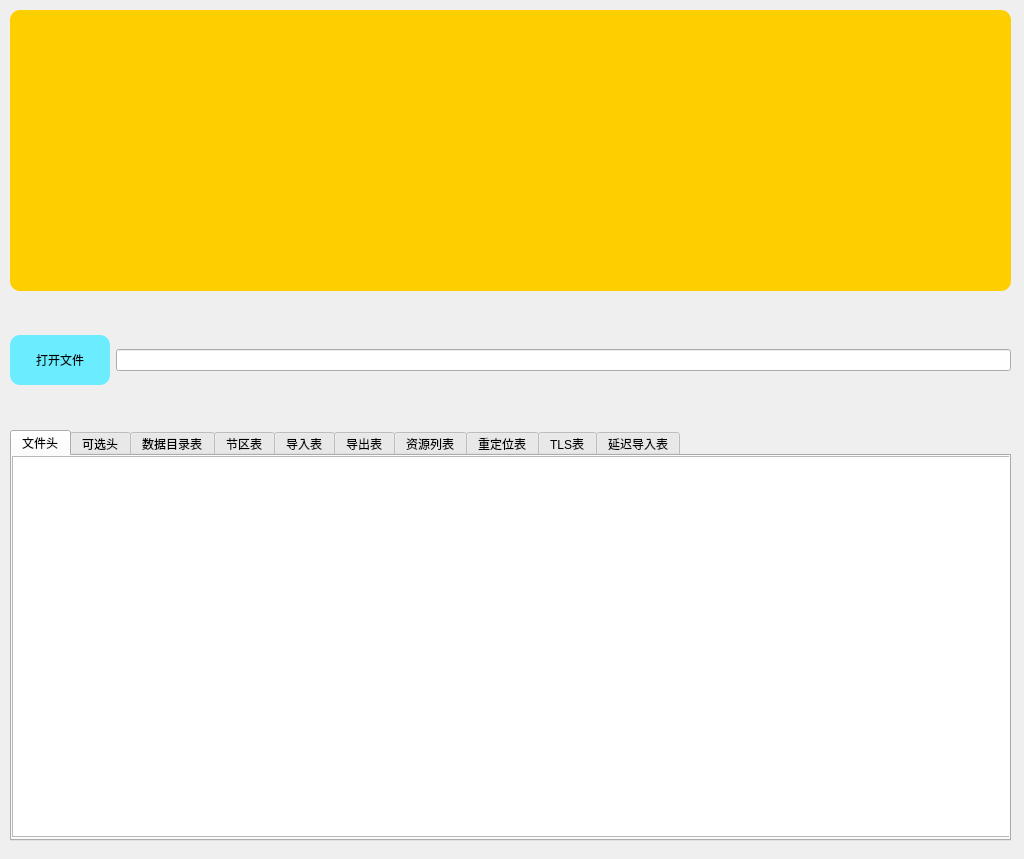
<?xml version="1.0" encoding="UTF-8"?>
<ui version="4.0">
 <class>PE_Dialog</class>
 <widget class="QDialog" name="PE_Dialog">
  <property name="geometry">
   <rect>
    <x>0</x>
    <y>0</y>
    <width>1024</width>
    <height>859</height>
   </rect>
  </property>
  <property name="windowTitle">
   <string>Dialog</string>
  </property>
  <property name="styleSheet">
   <string notr="true">QPushButton
{
	border-radius:10px;
	border-width:2px;
	
	background-color: rgb(107, 236, 255);
}

QPushButton:hover{
	
	background-color: rgb(105, 255, 88);
}

QLabel{
	border-width:2px;
	border-radius:10px;
	background-color: rgb(194, 255, 235);
	font: 14pt &quot;华文行楷&quot;;
}

QLabel:hover{
	
	background-color: rgb(255, 184, 234);
}</string>
  </property>
  <widget class="QWidget" name="horizontalLayoutWidget">
   <property name="geometry">
    <rect>
     <x>10</x>
     <y>300</y>
     <width>1001</width>
     <height>121</height>
    </rect>
   </property>
   <layout class="QHBoxLayout" name="horizontalLayout">
    <item>
     <widget class="QPushButton" name="button_openFile">
      <property name="sizePolicy">
       <sizepolicy hsizetype="Fixed" vsizetype="Fixed">
        <horstretch>100</horstretch>
        <verstretch>100</verstretch>
       </sizepolicy>
      </property>
      <property name="minimumSize">
       <size>
        <width>100</width>
        <height>50</height>
       </size>
      </property>
      <property name="text">
       <string>打开文件</string>
      </property>
     </widget>
    </item>
    <item>
     <widget class="QLineEdit" name="line_filename"/>
    </item>
   </layout>
  </widget>
  <widget class="QWidget" name="verticalLayoutWidget">
   <property name="geometry">
    <rect>
     <x>10</x>
     <y>10</y>
     <width>1001</width>
     <height>281</height>
    </rect>
   </property>
   <layout class="QVBoxLayout" name="verticalLayout">
    <item>
     <widget class="QLabel" name="label">
      <property name="styleSheet">
       <string notr="true">background-color: rgb(254,207, 0);</string>
      </property>
      <property name="text">
       <string/>
      </property>
      <property name="alignment">
       <set>Qt::AlignCenter</set>
      </property>
     </widget>
    </item>
   </layout>
  </widget>
  <widget class="QWidget" name="horizontalLayoutWidget_2">
   <property name="geometry">
    <rect>
     <x>10</x>
     <y>430</y>
     <width>1001</width>
     <height>411</height>
    </rect>
   </property>
   <layout class="QHBoxLayout" name="horizontalLayout_2">
    <item>
     <widget class="QTabWidget" name="tab_tools">
      <property name="styleSheet">
       <string notr="true"/>
      </property>
      <property name="currentIndex">
       <number>0</number>
      </property>
      <widget class="QWidget" name="tab_fileHeader">
       <attribute name="title">
        <string>文件头</string>
       </attribute>
       <widget class="QTableWidget" name="table_fileHeader">
        <property name="geometry">
         <rect>
          <x>0</x>
          <y>0</y>
          <width>1001</width>
          <height>381</height>
         </rect>
        </property>
       </widget>
      </widget>
      <widget class="QWidget" name="tab_optHeader">
       <attribute name="title">
        <string>可选头</string>
       </attribute>
       <widget class="QTableWidget" name="table_optHeader">
        <property name="geometry">
         <rect>
          <x>0</x>
          <y>0</y>
          <width>1001</width>
          <height>381</height>
         </rect>
        </property>
       </widget>
      </widget>
      <widget class="QWidget" name="tab_DataDirectory">
       <attribute name="title">
        <string>数据目录表</string>
       </attribute>
       <widget class="QTableWidget" name="table_dataDirectory">
        <property name="geometry">
         <rect>
          <x>0</x>
          <y>0</y>
          <width>991</width>
          <height>381</height>
         </rect>
        </property>
       </widget>
      </widget>
      <widget class="QWidget" name="tab_segmentTable">
       <attribute name="title">
        <string>节区表</string>
       </attribute>
       <widget class="QTableWidget" name="table_sectionTable">
        <property name="geometry">
         <rect>
          <x>0</x>
          <y>0</y>
          <width>1001</width>
          <height>381</height>
         </rect>
        </property>
       </widget>
      </widget>
      <widget class="QWidget" name="tab_importTable">
       <attribute name="title">
        <string>导入表</string>
       </attribute>
       <widget class="QTreeWidget" name="tree_importTable">
        <property name="geometry">
         <rect>
          <x>0</x>
          <y>0</y>
          <width>1001</width>
          <height>381</height>
         </rect>
        </property>
        <column>
         <property name="text">
          <string notr="true">1</string>
         </property>
        </column>
       </widget>
      </widget>
      <widget class="QWidget" name="tab_exportTable">
       <attribute name="title">
        <string>导出表</string>
       </attribute>
       <widget class="QTableWidget" name="table_exportTable">
        <property name="geometry">
         <rect>
          <x>0</x>
          <y>0</y>
          <width>1001</width>
          <height>381</height>
         </rect>
        </property>
       </widget>
      </widget>
      <widget class="QWidget" name="tab_resource">
       <attribute name="title">
        <string>资源列表</string>
       </attribute>
       <widget class="QTreeWidget" name="tree_resource">
        <property name="geometry">
         <rect>
          <x>0</x>
          <y>0</y>
          <width>1001</width>
          <height>381</height>
         </rect>
        </property>
        <column>
         <property name="text">
          <string/>
         </property>
        </column>
       </widget>
      </widget>
      <widget class="QWidget" name="tab_reloc">
       <attribute name="title">
        <string>重定位表</string>
       </attribute>
       <widget class="QTreeWidget" name="tree_reloc">
        <property name="geometry">
         <rect>
          <x>0</x>
          <y>0</y>
          <width>1001</width>
          <height>381</height>
         </rect>
        </property>
        <column>
         <property name="text">
          <string/>
         </property>
        </column>
       </widget>
      </widget>
      <widget class="QWidget" name="tab">
       <attribute name="title">
        <string>TLS表</string>
       </attribute>
       <widget class="QTableWidget" name="table_tls">
        <property name="geometry">
         <rect>
          <x>0</x>
          <y>0</y>
          <width>1001</width>
          <height>381</height>
         </rect>
        </property>
       </widget>
      </widget>
      <widget class="QWidget" name="tab_2">
       <attribute name="title">
        <string>延迟导入表</string>
       </attribute>
       <widget class="QTreeWidget" name="tree_delayLoad">
        <property name="geometry">
         <rect>
          <x>0</x>
          <y>0</y>
          <width>1001</width>
          <height>381</height>
         </rect>
        </property>
        <column>
         <property name="text">
          <string notr="true">1</string>
         </property>
        </column>
       </widget>
      </widget>
     </widget>
    </item>
   </layout>
  </widget>
 </widget>
 <resources/>
 <connections/>
</ui>
